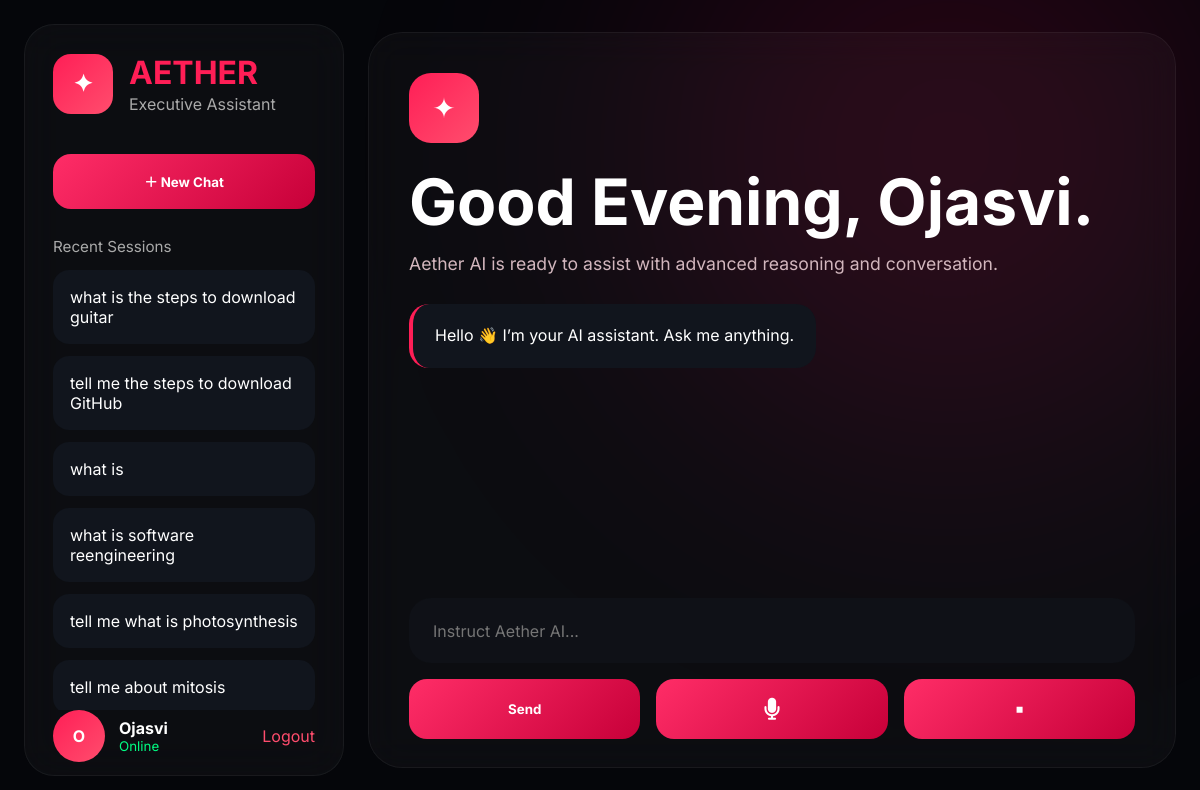
/ (signed in), run on the app's committed database.
### tables this page shows
CREATE TABLE chats (
  id INTEGER PRIMARY KEY AUTOINCREMENT,
  user_id INTEGER NOT NULL,
  message TEXT NOT NULL,
  response TEXT NOT NULL,
  timestamp DATETIME DEFAULT CURRENT_TIMESTAMP,
  FOREIGN KEY(user_id) REFERENCES users(id)
);

### app.py (the view)
@app.route("/")
def home():
    logged_in = "user_id" in session
    username = session.get("username")
    chats = []
    if logged_in:
        db = get_db()
        chats = db.execute(
            "SELECT message, response FROM chats WHERE user_id=? ORDER BY timestamp DESC",
            (session["user_id"],)
        ).fetchall()
    return render_template(
        "index.html",
        chats=chats,
        logged_in=logged_in,
        username=username
    )

### app.py (called while the page is built)
def get_db():
    if "db" not in g:
        g.db = sqlite3.connect(DB_PATH, timeout=10, check_same_thread=False)
        g.db.row_factory = sqlite3.Row
    return g.db

### templates/index.html (shortened to what this page needs)
<!DOCTYPE html>
<html lang="en">
<head>
  <link rel="stylesheet" href="/static/style.css">
  <link rel="stylesheet" href="https://cdnjs.cloudflare.com/ajax/libs/font-awesome/6.5.1/css/all.min.css">
</head>
<body>
<div class="bg-glow"></div>
<div class="app-root">
  {% if logged_in %}
  <aside class="sidebar">
    <div>
      <div class="logo-box">
        <div class="logo-icon">✦</div>
        <div>
          <h1>AETHER</h1>
          <p>Executive Assistant</p>
        </div>
      </div>
      <button class="new-chat" onclick="newChat()">
        ＋ New Chat
      </button>
      <div class="history-title">
        Recent Sessions
      </div>
      <div class="history">
        {% for chat in chats %}
        <div
          class="history-item"
          onclick="loadHistory(
            `{{ chat.message | escape }}`,
            `{{ chat.response | escape }}`
          )"
        >
          {{ chat.message }}
        </div>
        {% endfor %}
      </div>
    </div>
    <div class="profile">
      <div class="avatar">
        {{ username[0]|upper }}
      </div>
      <div class="profile-info">
        <strong>{{ username }}</strong>
        <small>Online</small>
      </div>
      <a class="logout" href="/logout">
        Logout
      </a>
    </div>
  </aside>
  {% endif %}
  <main class="chat-area">
    <div class="voice-card">
<div class="hero" id="heroSection">
  <div class="hero-icon">
    ✦
  </div>
  <h1>
    Good Evening{% if logged_in %}, {{ username }}{% endif %}.
  </h1>
  <p>
    Aether AI is ready to assist with advanced reasoning and conversation.
  </p>
</div>
      <div id="chatWindow" class="chat-window">
        <div class="bot-msg">
          Hello 👋 I’m your AI assistant. Ask me anything.
        </div>
      </div>
      <div class="controls">
        <input
          id="msg"
          placeholder="Instruct Aether AI..."
          onkeydown="handleKey(event)"
        />
        <div class="buttons">
          <button onclick="send()">
            Send
          </button>
         <button onclick="startVoice()">
          <i class="fas fa-microphone" style="font-size: 22px;"></i>
        </button>
          <button onclick="stopVoice()">
            ⏹
          </button>
        </div>
      </div>
    </div>
  </main>
</div>
</body>
</html>

### static/style.css (style rules this page uses)
:root { --bg:#05060a; --panel:#0f1117; --glass:rgba(255,255,255,0.04); --accent:#ff1e56; --accent2:#ff4d6d; --text:#ffffff; --muted:#b7b7c7; }
* { margin:0; padding:0; box-sizing:border-box; font-family:"Inter",sans-serif; }
body { background:#05060a; color:white; overflow:hidden; }
.bg-glow { position:fixed; width:900px; height:900px; background:radial-gradient( circle, rgba(255,0,90,.18), transparent 70% ); top:-300px; right:-200px; filter:blur(120px); z-index:-1; }
.app-root { display:flex; height:100vh; padding:24px; gap:24px; }
.sidebar { width:320px; background:rgba(255,255,255,0.03); border:1px solid rgba(255,255,255,0.05); backdrop-filter:blur(20px); border-radius:30px; padding:28px; display:flex; flex-direction:column; justify-content:space-between; }
.logo-box { display:flex; align-items:center; gap:16px; margin-bottom:40px; }
.logo-icon { width:60px; height:60px; border-radius:18px; background:linear-gradient( 135deg, #ff1e56, #ff4d6d ); display:flex; align-items:center; justify-content:center; font-size:24px; font-weight:700; }
.logo-box h1 { font-size:2rem; color:#ff1e56; }
.logo-box p { color:#aaa; margin-top:2px; }
.profile { display:flex; align-items:center; gap:14px; }
.avatar { width:52px; height:52px; border-radius:50%; background:linear-gradient( 135deg, #ff1e56, #ff4d6d ); display:flex; align-items:center; justify-content:center; font-weight:700; }
.profile-info { display:flex; flex-direction:column; }
.profile-info small { color:#00ff84; }
.logout { margin-left:auto; color:#ff4d6d; text-decoration:none; }
.new-chat { width:100%; border:none; padding:18px; border-radius:18px; margin-bottom:28px; background:linear-gradient( 135deg, #ff2d67, #c70039 ); color:white; font-weight:700; cursor:pointer; transition:.3s; }
.history-title { color:#aaa; margin-bottom:14px; font-size:.95rem; }
.history { overflow-y:auto; max-height:55vh; }
.history-item { background:#11151d; padding:16px; border-radius:16px; margin-bottom:12px; cursor:pointer; transition:.3s; border:1px solid transparent; }
.chat-area { flex:1; display:flex; justify-content:center; align-items:center; position:relative; }
.voice-card { width:min(1100px,100%); height:92vh; background:rgba(255,255,255,0.03); border:1px solid rgba(255,255,255,0.05); backdrop-filter:blur(18px); border-radius:34px; display:flex; flex-direction:column; overflow:hidden; }
.hero { padding:40px 40px 10px; }
.hero-icon { width:70px; height:70px; border-radius:22px; background:linear-gradient( 135deg, #ff1e56, #ff4d6d ); display:flex; align-items:center; justify-content:center; font-size:28px; margin-bottom:24px; }
.hero h1 { font-size:4rem; line-height:1.1; margin-bottom:16px; }
.hero p { color:#d2b6bd; font-size:1.1rem; }
.chat-window { flex:1; overflow-y:auto; padding:20px 40px; display:flex; flex-direction:column; gap:24px; }
.bot-msg { align-self:flex-start; max-width:70%; background:#11151d; border-left:4px solid #ff1e56; padding:18px 22px; border-radius:20px; line-height:1.7; }
.controls { padding:28px 40px; }
.controls input { width:100%; height:65px; border:none; outline:none; background:#0f1117; border-radius:22px; padding:0 24px; color:white; font-size:1rem; }
.buttons { display:flex; gap:16px; margin-top:16px; }
.buttons button { flex:1; height:60px; border:none; border-radius:18px; background:linear-gradient( 135deg, #ff2d67, #c70039 ); color:white; font-weight:700; cursor:pointer; transition:.3s; }

### data on the page
chats: message "what is the steps to download guitar"
chats: message "tell me the steps to download GitHub"
chats: message "what is"
chats: message "what is software reengineering"
chats: message "tell me what is photosynthesis"
chats: message "tell me about mitosis"

### other printed values
{{ username[0]|upper }} "O"
{{ username }} "Ojasvi"
